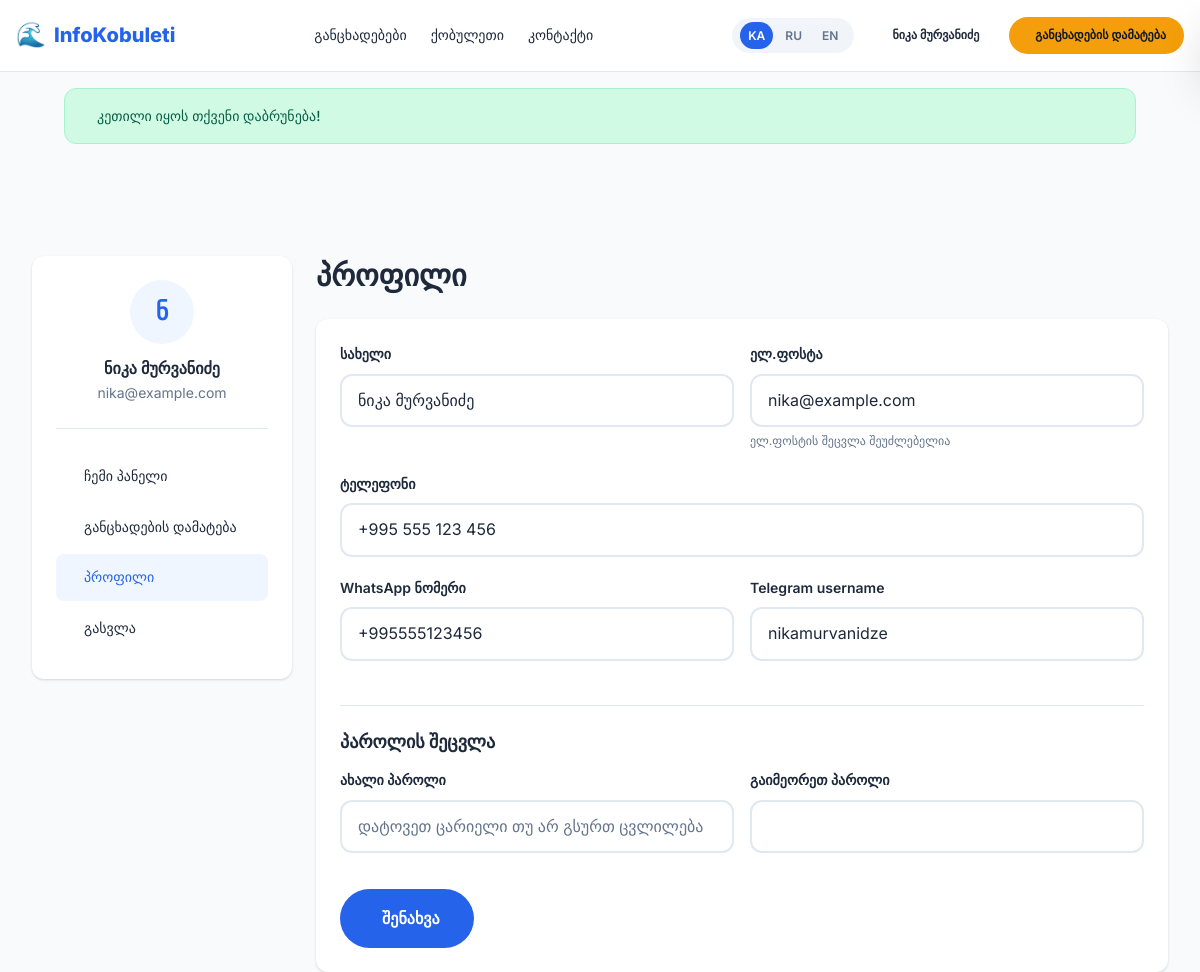
/my/profile (signed in), run on the app's committed database.
### tables this page shows
CREATE TABLE `users` (
  `id` INT AUTO_INCREMENT PRIMARY KEY,
  `name` VARCHAR(255) NOT NULL,
  `email` VARCHAR(255) UNIQUE NOT NULL,
  `phone` VARCHAR(50),
  `whatsapp_number` VARCHAR(50),
  `telegram_username` VARCHAR(100),
  `password` VARCHAR(255) NOT NULL,
  `avatar` VARCHAR(255),
  `role` ENUM('user','admin') DEFAULT 'user',
  `is_active` TINYINT(1) DEFAULT 1,
  `email_verified` TINYINT(1) DEFAULT 1,
  `created_at` TIMESTAMP DEFAULT CURRENT_TIMESTAMP
);

### app/controllers/UserController.php (called while the page is built, shortened)
<?php
class UserController {
    private User $userModel;
    public function __construct() {
        $this->userModel = new User();
    }
    public function profileForm() {
        $user = $this->userModel->findById(Auth::id());
        require VIEW_PATH . '/user/profile.php';
        $content = ob_get_clean();
        require VIEW_PATH . '/layouts/user.php';
    }
}

### app/helpers/Helpers.php (called while the page is built, shortened)
<?php
function __($key, $params = []) {
    $text = $GLOBALS['_lang'][$key] ?? $key;
    return $text;
}
function e($string) {
    return htmlspecialchars($string ?? '', ENT_QUOTES, 'UTF-8');
}
function asset($path) {
    return BASE_URL . '/public/assets/' . ltrim($path, '/');
}
function isActiveRoute($route) {
    $uri = trim(parse_url($_SERVER['REQUEST_URI'], PHP_URL_PATH), '/');
    $base = trim(parse_url(BASE_URL, PHP_URL_PATH), '/');
    $uri = $base ? str_replace($base . '/', '', $uri) : $uri;
    return $uri === ltrim($route, '/');
}

### config/database.php (called while the page is built, shortened)
<?php
class Database {
    private static ?PDO $instance = null;
    public static function getInstance(): PDO {
        if (self::$instance === null) {
            $host = defined('DB_HOST') ? DB_HOST : 'localhost';
            $name = defined('DB_NAME') ? DB_NAME : 'infokobuleti';
            $user = defined('DB_USER') ? DB_USER : 'root';
            $pass = defined('DB_PASS') ? DB_PASS : '';
            $charset = 'utf8mb4';
            $dsn = "mysql:host={$host};dbname={$name};charset={$charset}";
            $options = [
                PDO::ATTR_ERRMODE            => PDO::ERRMODE_EXCEPTION,
                PDO::ATTR_DEFAULT_FETCH_MODE => PDO::FETCH_ASSOC,
                PDO::ATTR_EMULATE_PREPARES   => false,
                PDO::MYSQL_ATTR_INIT_COMMAND => "SET NAMES utf8mb4 COLLATE utf8mb4_unicode_ci"
            ];
            try {
                self::$instance = new PDO($dsn, $user, $pass, $options);
            } catch (PDOException $e) {
                if (defined('APP_DEBUG') && APP_DEBUG) {
                    die('Database connection failed: ' . $e->getMessage());
                }
                die('Database connection failed. Please try again later.');
            }
        }
        return self::$instance;
    }
}

### app/helpers/Auth.php (called while the page is built, shortened)
<?php
class Auth {
    public static function user() {
        return $_SESSION['user'] ?? null;
    }
    public static function id() {
        return $_SESSION['user']['id'] ?? null;
    }
    public static function isLoggedIn() {
        return isset($_SESSION['user']);
    }
}

### app/models/User.php (called while the page is built, shortened)
<?php
class User {
    private PDO $db;
    public function __construct() {
        $this->db = Database::getInstance();
    }
    public function findById($id) {
        $stmt = $this->db->prepare("SELECT * FROM users WHERE id = :id LIMIT 1");
        $stmt->execute([':id' => $id]);
        return $stmt->fetch();
    }
}

### app/helpers/Language.php (called while the page is built, shortened)
<?php
class Language {
    public static function get() {
        return DEFAULT_LANG;
    }
    public static function getShortLabels() {
        return [
            'ka' => 'KA',
            'ru' => 'RU',
            'en' => 'EN'
        ];
    }
}

### views/user/profile.php (the view, shortened to what this page needs)
<h2 style="margin-bottom: var(--space-6);"><?= __('nav_profile') ?></h2>
<div class="table-wrap p-6">
    <form method="POST" action="<?= BASE_URL ?>/my/profile">
        <div class="form-row">
            <div class="form-group">
                <label class="form-label"><?= __('field_name') ?></label>
                <input type="text" name="name" class="form-input" value="<?= e($user['name']) ?>" required>
            </div>
            <div class="form-group">
                <label class="form-label"><?= __('field_email') ?></label>
                <input type="email" class="form-input" value="<?= e($user['email']) ?>" disabled>
                <span class="form-hint">ელ.ფოსტის შეცვლა შეუძლებელია</span>
            </div>
        </div>
        <div class="form-group">
            <label class="form-label"><?= __('field_phone') ?></label>
            <input type="tel" name="phone" class="form-input" value="<?= e($user['phone']) ?>">
        </div>
        <div class="form-row">
            <div class="form-group">
                <label class="form-label"><?= __('field_whatsapp') ?></label>
                <input type="tel" name="whatsapp_number" class="form-input" value="<?= e($user['whatsapp_number']) ?>" placeholder="+995XXXXXXXXX">
            </div>
            <div class="form-group">
                <label class="form-label"><?= __('field_telegram') ?></label>
                <input type="text" name="telegram_username" class="form-input" value="<?= e($user['telegram_username']) ?>" placeholder="@username">
            </div>
        </div>
        <hr style="margin: var(--space-6) 0; border: none; border-top: 1px solid var(--border);">
        <h4 style="margin-bottom: var(--space-4);">პაროლის შეცვლა</h4>
        <div class="form-row">
            <div class="form-group">
                <label class="form-label">ახალი პაროლი</label>
                <input type="password" name="new_password" class="form-input" placeholder="დატოვეთ ცარიელი თუ არ გსურთ ცვლილება">
            </div>
            <div class="form-group">
                <label class="form-label">გაიმეორეთ პაროლი</label>
                <input type="password" name="new_password_confirm" class="form-input">
            </div>
        </div>
        <button type="submit" class="btn btn-primary btn-lg mt-4">
            <i class="ph ph-floppy-disk"></i> <?= __('btn_save') ?>
        </button>
    </form>
</div>

### views/layouts/user.php (shortened to what this page needs)
<!DOCTYPE html>
<html lang="<?= Language::get() ?>">
<head>
    <link rel="stylesheet" href="<?= asset('css/style.css') ?>">
</head>
<body class="has-header">
    <?php require VIEW_PATH . '/partials/header.php'; ?>
    <div class="container">
        <?php require VIEW_PATH . '/partials/flash-message.php'; ?>
        <div class="dashboard-layout">
            <aside class="dashboard-sidebar hide-tablet">
                <div class="dashboard-user">
                    <div class="dashboard-avatar">
                        <?= mb_substr(Auth::user()['name'], 0, 1) ?>
                    </div>
                    <div class="font-semibold"><?= e(Auth::user()['name']) ?></div>
                    <div class="text-sm text-muted"><?= e(Auth::user()['email']) ?></div>
                </div>
                <nav class="dashboard-nav">
                    <a href="<?= BASE_URL ?>/my/dashboard" class="<?= isActiveRoute('my/dashboard') ? 'active' : '' ?>">
                        <i class="ph ph-squares-four"></i> <?= __('nav_my_dashboard') ?>
                    </a>
                    <a href="<?= BASE_URL ?>/my/listings/create" class="<?= isActiveRoute('my/listings/create') ? 'active' : '' ?>">
                        <i class="ph ph-plus-circle"></i> <?= __('nav_add_listing') ?>
                    </a>
                    <a href="<?= BASE_URL ?>/my/profile" class="<?= isActiveRoute('my/profile') ? 'active' : '' ?>">
                        <i class="ph ph-user-circle"></i> <?= __('nav_profile') ?>
                    </a>
                    <a href="<?= BASE_URL ?>/logout">
                        <i class="ph ph-sign-out"></i> <?= __('nav_logout') ?>
                    </a>
                </nav>
            </aside>
            <main>
                <?= $content ?? '' ?>
            </main>
        </div>
    </div>
</body>
</html>

### views/partials/header.php (shortened to what this page needs)
<?php $currentLang = Language::get(); $langLabels = Language::getShortLabels(); ?>
<header class="site-header" id="site-header" x-data="{ mobileOpen: false }">
    <div class="header-inner">
        <a href="<?= BASE_URL ?>" class="header-logo">
            <span>🌊</span> InfoKobuleti
        </a>
        <nav class="header-nav">
            <a href="<?= BASE_URL ?>/listings" class="<?= isActiveRoute('listings') ? 'active' : '' ?>">
                <?= __('nav_listings') ?>
            </a>
            <a href="<?= BASE_URL ?>/kobuleti" class="<?= isActiveRoute('kobuleti') ? 'active' : '' ?>">
                <?= __('nav_kobuleti') ?>
            </a>
            <a href="<?= BASE_URL ?>/contact" class="<?= isActiveRoute('contact') ? 'active' : '' ?>">
                <?= __('nav_contact') ?>
            </a>
        </nav>
        <div class="header-actions">
            <div class="lang-switcher">
                <?php foreach ($langLabels as $code => $label): ?>
                <a href="<?= BASE_URL ?>/lang/<?= $code ?>"
                   class="<?= $currentLang === $code ? 'active' : '' ?>">
                    <?= $label ?>
                </a>
                <?php endforeach; ?>
            </div>
            <?php if (Auth::isLoggedIn()): ?>
                <a href="<?= BASE_URL ?>/my/dashboard" class="btn btn-ghost btn-sm hide-mobile">
                    <?= e(Auth::user()['name']) ?>
                </a>
            <?php else: ?>
                <a href="<?= BASE_URL ?>/login" class="btn btn-ghost btn-sm hide-mobile">
                    <?= __('nav_login') ?>
                </a>
            <?php endif; ?>
            <a href="<?= Auth::isLoggedIn() ? BASE_URL . '/my/listings/create' : BASE_URL . '/login' ?>"
               class="btn btn-accent btn-sm hide-mobile">
                <?= __('nav_add_listing') ?>
            </a>
        </div>
    </div>
</header>

### data on the page
users: name "ნიკა მურვანიძე", name "ნ", email "nika@example.com", phone "+995 555 123 456", whatsapp_number "+995555123456", telegram_username "nikamurvanidze"

### other printed values
__('nav_listings') "განცხადებები"
__('nav_kobuleti') "ქობულეთი"
__('nav_contact') "კონტაქტი"
$label "KA"
$label "RU"
$label "EN"
__('nav_add_listing') "განცხადების დამატება"
$msg "კეთილი იყოს თქვენი დაბრუნება!"
__('nav_my_dashboard') "ჩემი პანელი"
__('nav_profile') "პროფილი"
__('nav_logout') "გასვლა"
__('field_name') "სახელი"
__('field_email') "ელ.ფოსტა"
__('field_phone') "ტელეფონი"
__('field_whatsapp') "WhatsApp ნომერი"
